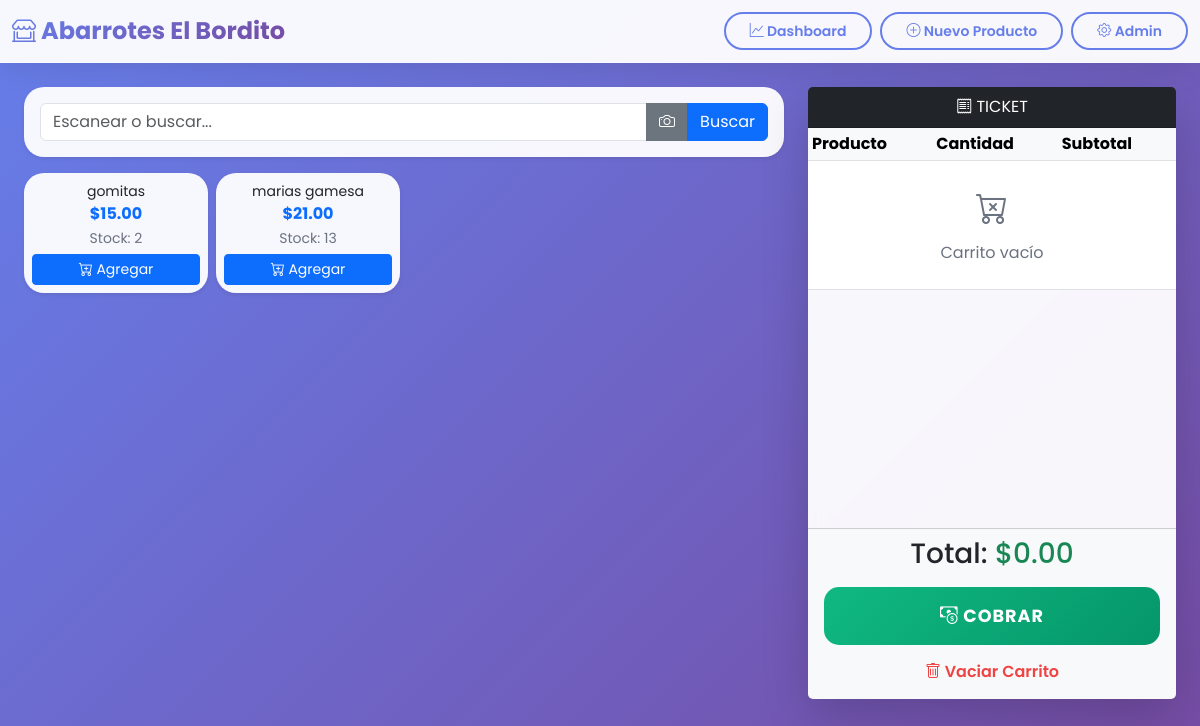
The app's page /, older data.
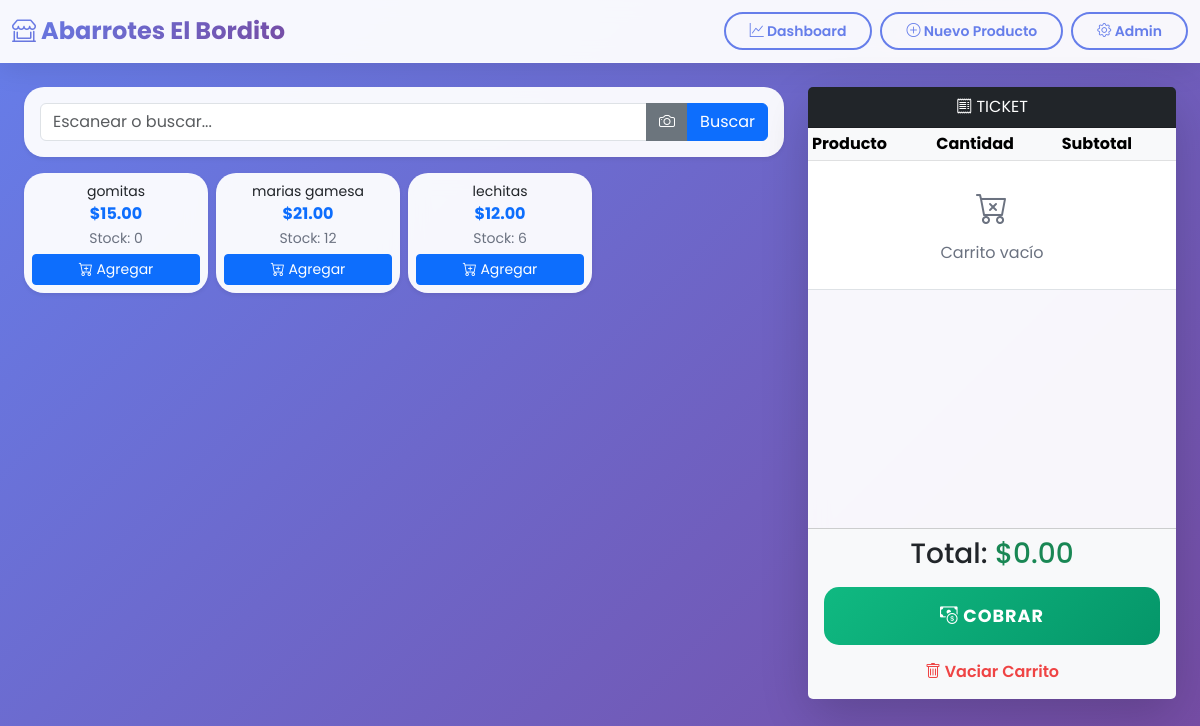
The same page, newer data.
### inventario/models.py (models this page shows, shortened)
class Producto(models.Model):
    codigo_barras = models.CharField(max_length=50, unique=True)
    nombre = models.CharField(max_length=200)
    categoria = models.ForeignKey(Categoria, on_delete=models.CASCADE)
    precio = models.DecimalField(max_digits=10, decimal_places=2)
    stock = models.IntegerField(default=0)

### ventas/views.py (the view)
# urls.py: path('', punto_de_venta, name='pos'),
def punto_de_venta(request):
    query = request.GET.get('q', '')
    if query:
        productos = Producto.objects.filter(
            nombre__icontains=query
        ) | Producto.objects.filter(
            codigo_barras__icontains=query  # ← CAMBIO 1: 'codigo' → 'codigo_barras'
        )
    else:
        productos = Producto.objects.all()
    context = {
        'productos': productos,
        'query': query
    }
    return render(request, 'pos.html', context)  # ← CAMBIO 2: 'pos.html' → 'pos/index.html'

### templates/pos.html (shortened to what this page needs)
{% extends 'base.html' %}
{% block content %}
<div class="row">
    <div class="col-lg-8">
        <div class="card shadow-sm mb-3">
            <div class="card-body">
                <form id="search-form" method="GET" class="input-group">
                    <input type="text" id="codigo_input" name="q" class="form-control" placeholder="Escanear o buscar..." autofocus>
                    <button class="btn btn-secondary" type="button" onclick="iniciarEscaner()"><i class="bi bi-camera"></i></button>
                    <button class="btn btn-primary" type="submit">Buscar</button>
                </form>
            </div>
        </div>
        <div class="row row-cols-2 row-cols-md-4 g-2">
            {% for p in productos %}
            <div class="col">
                <div class="card h-100 border-0 shadow-sm">
                    <div class="card-body text-center p-2">
                        <small class="d-block text-truncate">{{ p.nombre }}</small>
                        <strong class="text-primary">${{ p.precio }}</strong><br>
                        <small class="text-muted">Stock: {{ p.stock }}</small>
                        <button class="btn btn-sm btn-primary w-100 mt-1" onclick="agregar('{{ p.nombre }}', '{{ p.precio }}', {{ p.stock }})">
                            <i class="bi bi-cart-plus"></i> Agregar
                        </button>
                    </div>
                </div>
            </div>
            {% endfor %}
        </div>
    </div>
    <div class="col-lg-4">
        <div class="card shadow-lg">
            <div class="card-header bg-dark text-white text-center">
                <i class="bi bi-receipt"></i> TICKET
            </div>
            <div class="card-body p-0" style="height: 400px; overflow-y: auto;">
                <table class="table table-sm mb-0" id="tabla-ticket">
                    <thead class="table-light">
                        <tr>
                            <th>Producto</th>
                            <th class="text-center" style="width: 120px;">Cantidad</th>
                            <th class="text-end">Subtotal</th>
                            <th style="width: 40px;"></th>
                        </tr>
                    </thead>
                    <tbody></tbody>
                </table>
            </div>
            <div class="card-footer bg-light">
                <h3 class="text-center mb-3">Total: <span id="total-text" class="text-success">$0.00</span></h3>
                <button class="btn btn-success btn-lg w-100 mb-2" onclick="finalizarVenta()">
                    <i class="bi bi-cash-coin"></i> COBRAR
                </button>
                <button class="btn btn-link text-danger w-100" onclick="vaciarCarrito()">
                    <i class="bi bi-trash"></i> Vaciar Carrito
                </button>
            </div>
        </div>
    </div>
</div>
{% endblock %}

Row changes from the older to the newer data that the page shows:
changed Producto "gomitas": stock "2" → "0"
changed Producto "marias gamesa": stock "13" → "12"
added Producto: nombre "lechitas", precio "12.00", stock "6"
